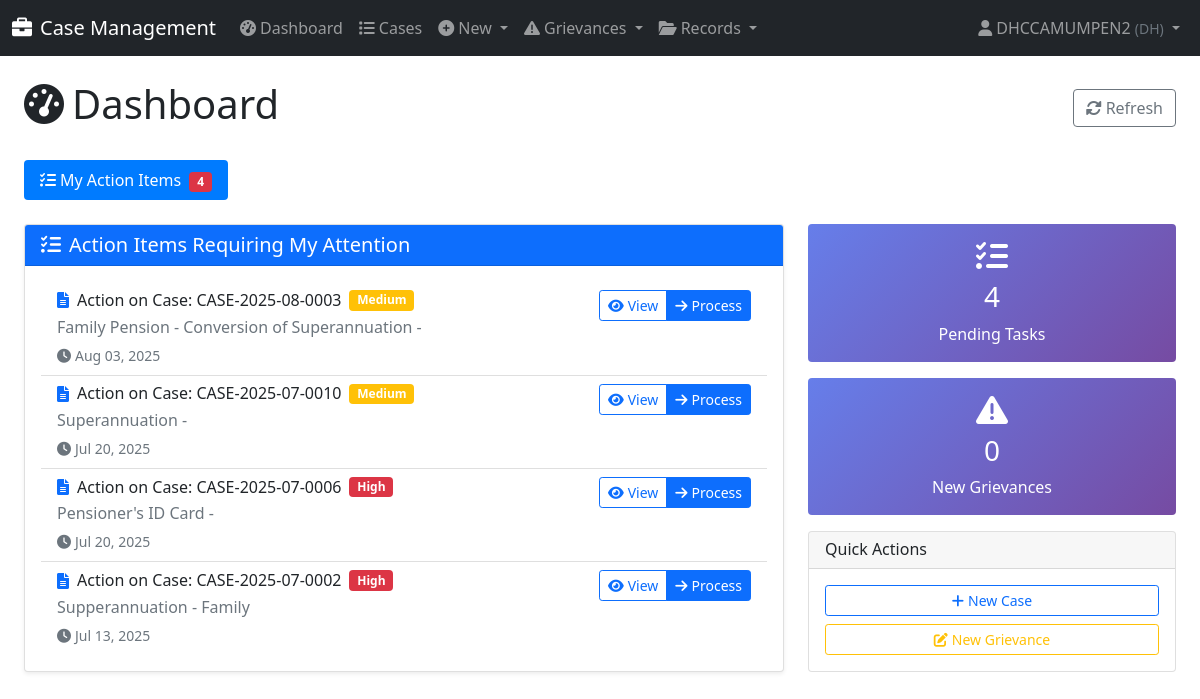
The app's page / (signed in), older data.
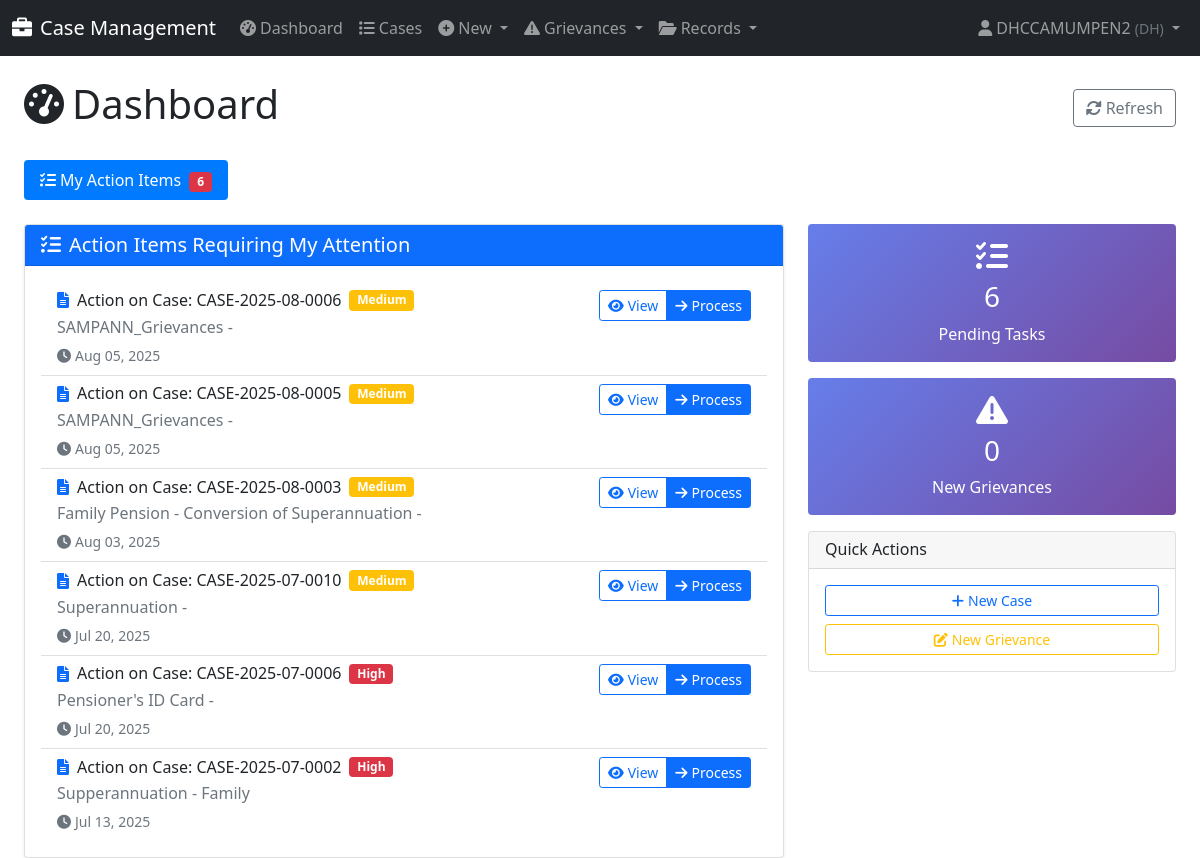
The same page, newer data.
### cases/models.py (models this page shows, shortened)
class Case(models.Model):
    PRIORITY_CHOICES = [
        ('High', 'High'),
        ('Medium', 'Medium'),
        ('Low', 'Low'),
    ]
    STATUS_COLORS = [
        ('Green', 'Green'),
        ('Orange', 'Orange'),
        ('Red', 'Red'),
        ('Blue', 'Blue'),
    ]
    MODE_OF_RECEIPT_CHOICES = [
        ('by_post', 'By Post'),
        ('by_hand', 'By Hand'),
        ('online', 'Online'),
        ('offline', 'Offline'),
        ('email', 'Email'),
        ('in_person', 'In Person'),
    ]
    TYPE_OF_CORRECTION_CHOICES = [
        ('change_of_address', 'Change Of Address'),
        ('change_dob_family', 'Change / Correction of DOB of Family Pensioner'),
        ('change_name', 'Change / Correction of Name of the Pensioner / Family Pensioner'),
        ('other', 'Other'),
    ]
    FRESH_COMPLIANCE_CHOICES = [
        ('fresh', 'Fresh Case'),
        ('compliance', 'Compliance'),
    ]
    TYPE_OF_EMPLOYEE_CHOICES = [
        ('MTNL_IDA', 'MTNL IDA'),
        ('MTNL_CDA', 'MTNL CDA'),
        ('DOT_CDA', 'DOT CDA'),
    ]
    TYPE_OF_PENSION_CHOICES = [
        ('MTNL-IDA', 'MTNL-IDA'),
        ('DOT-CDA', 'DOT-CDA'),
    ]
    TYPE_OF_PENSIONER_CHOICES = [
        ('Superannuation/VR', 'Superannuation / VR'),
        ('Family Pensioner', 'Family Pensioner'),
    ]
    case_id = models.CharField(max_length=50, unique=True, db_index=True)
    registration_date = models.DateTimeField(default=timezone.now)
    case_type = models.ForeignKey(CaseType, on_delete=models.CASCADE)
    sub_category = models.CharField(max_length=100)
    case_title = models.CharField(max_length=500)
    case_description = models.TextField()
    applicant_name = models.CharField(max_length=200)
    ppo_master = models.ForeignKey(PPOMaster, on_delete=models.SET_NULL, null=True, blank=True)
    priority = models.CharField(max_length=10, choices=PRIORITY_CHOICES, default='Medium')
    current_status = models.CharField(max_length=200)
    current_holder = models.ForeignKey(UserProfile, on_delete=models.CASCADE, related_name='current_cases')
    days_in_current_stage = models.IntegerField(default=0)
    total_days_pending = models.IntegerField(default=0)
    expected_completion = models.DateTimeField()
    actual_completion = models.DateTimeField(null=True, blank=True)
    status_color = models.CharField(max_length=10, choices=STATUS_COLORS, default='Green')
    is_completed = models.BooleanField(default=False)
    created_by = models.ForeignKey(User, on_delete=models.CASCADE, related_name='created_cases')
    last_updated_by = models.ForeignKey(User, on_delete=models.CASCADE, related_name='updated_cases')
    last_update_date = models.DateTimeField(auto_now=True)
    ppo_number = models.CharField(max_length=20, blank=True)
    name_pensioner = models.CharField(max_length=200, blank=True)
    mobile_number = models.CharField(max_length=15, blank=True)
    last_lc_done_date = models.DateField(null=True, blank=True)
    kyp_flag = models.BooleanField(default=False)
    mode_of_receipt = models.CharField(max_length=20, choices=MODE_OF_RECEIPT_CHOICES, blank=True)
    date_of_death = models.DateField(null=True, blank=True)
    name_claimant = models.CharField(max_length=200, blank=True)
    relationship = models.CharField(max_length=50, blank=True)
    service_book_enclosed = models.BooleanField(default=False)
    type_of_correction = models.CharField(max_length=30, choices=TYPE_OF_CORRECTION_CHOICES, blank=True)
    original_ppo_submitted = models.BooleanField(default=False)
    fresh_or_compliance = models.CharField(max_length=20, choices=FRESH_COMPLIANCE_CHOICES, blank=True)
    type_of_employee = models.CharField(max_length=20, choices=TYPE_OF_EMPLOYEE_CHOICES, blank=True)
    retiring_employee = models.ForeignKey('RetiringEmployee', on_delete=models.SET_NULL, null=True, blank=True)
    type_of_pension = models.CharField(max_length=20, choices=TYPE_OF_PENSION_CHOICES, blank=True)
    type_of_pensioner = models.CharField(max_length=30, choices=TYPE_OF_PENSIONER_CHOICES, blank=True)
    date_of_retirement = models.DateField(null=True, blank=True)
    assigned_file = models.ForeignKey(
        'IndexRegister',
        on_delete=models.PROTECT,
        null=True,
        blank=True,
        help_text="Index Register file in which this case is being dealt"
    )
    objects = CaseManager()
    class Meta:
        ordering = ['-registration_date']
        indexes = [
            models.Index(fields=['case_id']),
            models.Index(fields=['ppo_number']),
            models.Index(fields=['current_holder', 'is_completed']),
            models.Index(fields=['priority', 'status_color']),
            models.Index(fields=['registration_date']),
        ]

### cases/views.py (the view, shortened to what this page needs)
# urls.py: path('', views.dashboard, name='dashboard'),
@login_required
def dashboard(request):
    user_profile = get_object_or_404(UserProfile, user=request.user)
    now = timezone.now()
    my_own_tasks = []
    my_pending_cases = Case.objects.filter(current_holder=user_profile, is_completed=False)
    for case in my_pending_cases:
        my_own_tasks.append({'type': 'case', 'title': f'Action on Case: {case.case_id}', 'description': case.case_title, 'object': case, 'date': case.last_update_date, 'priority': case.priority})
    my_new_grievances = Grievance.objects.filter(status='NEW', assigned_to=user_profile)
    for grievance in my_new_grievances:
        my_own_tasks.append({'type': 'grievance', 'title': f'New Grievance: {grievance.grievance_id}', 'description': f'From: {grievance.complainant_name}', 'object': grievance, 'date': grievance.date_received, 'priority': 'High'})
    my_new_assigned_grievances_count = my_new_grievances.count()
    my_assigned_grievances_count = Grievance.objects.filter(assigned_to=user_profile).count()
    for task in my_own_tasks:
        if isinstance(task['date'], date) and not isinstance(task['date'], datetime):
            naive_dt = datetime.combine(task['date'], datetime.min.time())
            task['date'] = timezone.make_aware(naive_dt)
    my_own_tasks.sort(key=lambda x: x['date'], reverse=True)
    subordinate_roles = get_subordinate_roles(user_profile.role)
    team_summary = defaultdict(int)
    team_grievance_stats = {}
    team_recent_grievances = None
    stats_cases = Case.objects.all()
    if user_profile.role != 'ADMIN':
        roles_to_view_stats = subordinate_roles + [user_profile.role]
        stats_cases = stats_cases.filter(current_holder__role__in=roles_to_view_stats)
    total_cases_stats = stats_cases.count()
    pending_cases_stats = stats_cases.filter(is_completed=False).count()
    overdue_cases_stats = stats_cases.filter(is_completed=False, expected_completion__lt=now).count()
    completed_cases_stats = total_cases_stats - pending_cases_stats
    context = {
        'my_own_tasks': my_own_tasks,
        'my_new_assigned_grievances_count': my_new_assigned_grievances_count, # Pass the count to the template
        'team_summary': dict(team_summary),
        'team_grievance_stats': team_grievance_stats,
        'team_recent_grievances': team_recent_grievances,
        'completed_cases_stats': completed_cases_stats,
        'has_subordinates': bool(subordinate_roles),
        'is_senior_officer': user_profile.role in ['AO', 'Dy.CCA', 'Jt.CCA', 'CCA', 'Pr.CCA', 'ADMIN'],
        'show_overall_stats': user_profile.role != 'DH',
        'total_cases_stats': total_cases_stats,
        'pending_cases_stats': pending_cases_stats,
        'overdue_cases_stats': overdue_cases_stats,
        'user_profile': user_profile,
    }
    return render(request, 'cases/dashboard.html', context)

### cases/context_processors.py (called while the page is built)
def notifications_context(request):
    if not request.user.is_authenticated:
        return {}
    try:
        user_profile = request.user.userprofile
        new_grievances_count = Grievance.objects.filter(
            assigned_to=user_profile,
            status='NEW'
        ).count()
    except UserProfile.DoesNotExist:
        new_grievances_count = 0
    return {
        'my_new_grievances_count': new_grievances_count,
    }

### cases/models.py (called while the page is built)
def get_subordinate_roles(user_role):
    return ROLE_HIERARCHY.get(user_role, [])

    def get_queryset(self):
        return CaseQuerySet(self.model, using=self._db)

### templates/cases/dashboard.html (shortened to what the changed rows need)
{% extends 'base.html' %}
{% load static %}
{% block content %}
    <div class="container-fluid">
        <div class="d-flex justify-content-between align-items-center mb-4">
            <h1><i class="fas fa-tachometer-alt me-2"></i>Dashboard</h1>
        </div>
        <ul class="nav nav-pills mb-4" id="dashboardTabs" role="tablist">
            <li class="nav-item" role="presentation">
                <button class="nav-link active" id="my-action-items-tab" data-bs-toggle="pill" data-bs-target="#my-action-items" type="button" role="tab">
                    <i class="fas fa-tasks me-1"></i>My Action Items
                    {% if my_own_tasks|length > 0 %}<span class="badge bg-danger ms-1">{{ my_own_tasks|length }}</span>{% endif %}
                </button>
            </li>
        </ul>
        <div class="tab-content" id="dashboardTabContent">
            <div class="tab-pane fade show active" id="my-action-items" role="tabpanel">
                <div class="row">
                    <div class="col-md-8">
                        <div class="card shadow-sm">
                            <div class="card-body">
                                {% if my_own_tasks %}
                                <div class="list-group list-group-flush">
                                    {% for task in my_own_tasks %}
                                    <div class="list-group-item">
                                        <div class="d-flex justify-content-between align-items-start">
                                            <div class="flex-grow-1">
                                                <div class="d-flex align-items-center mb-1">
                                                    {% if task.type == 'case' %}
                                                        <i class="fas fa-file-alt text-primary me-2"></i>
                                                    {% elif task.type == 'grievance' %}
                                                        <i class="fas fa-exclamation-triangle text-warning me-2"></i>
                                                    {% elif task.type == 'approval' %}
                                                        <i class="fas fa-check-circle text-success me-2"></i>
                                                    {% endif %}
                                                    <h6 class="mb-0">{{ task.title }}</h6>
                                                    <span class="badge bg-{% if task.priority == 'High' %}danger{% elif task.priority == 'Medium' %}warning{% else %}secondary{% endif %} ms-2">{{ task.priority }}</span>
                                                </div>
                                                <p class="mb-1 text-muted">{{ task.description }}</p>
                                                <small class="text-muted">
                                                    <i class="fas fa-clock me-1"></i>{{ task.date|date:"M d, Y" }}
                                                </small>
                                            </div>
                                            <div class="btn-group" role="group">
                                                {% if task.type == 'case' %}
                                                <a href="{% url 'case_detail' case_id=task.object.case_id %}" class="btn btn-outline-primary btn-sm">
                                                    <i class="fas fa-eye me-1"></i>View
                                                </a>
                                                <a href="{% url 'move_case' case_id=task.object.case_id %}" class="btn btn-primary btn-sm">
                                                    <i class="fas fa-arrow-right me-1"></i>Process
                                                </a>
                                                {% elif task.type == 'grievance' %}
                                                <a href="{% url 'take_grievance_action' grievance_id=task.object.grievance_id %}" class="btn btn-warning btn-sm">
                                                    <i class="fas fa-cog me-1"></i>Take Action
                                                </a>
                                                {% endif %}
                                            </div>
                                        </div>
                                    </div>
                                    {% endfor %}
                                </div>
                                {% else %}
                                <div class="text-center py-4">
                                    <i class="fas fa-check-circle text-success fa-3x mb-3"></i>
                                    <h5>All caught up!</h5>
                                    <p class="text-muted">You have no pending action items at this time.</p>
                                </div>
                                {% endif %}
                            </div>
                        </div>
                    </div>
                    <div class="col-md-4">
                        <div class="row g-3">
                            <div class="col-12">
                                <div class="card quick-stat-card">
                                    <div class="card-body text-center">
                                        <i class="fas fa-tasks fa-2x mb-2"></i>
                                        <h3>{{ my_own_tasks|length }}</h3>
                                        <p class="mb-0">Pending Tasks</p>
                                    </div>
                                </div>
                            </div>
                        </div>
                    </div>
                </div>
            </div>
        </div>
    </div>
{% endblock %}

Row changes from the older to the newer data that the page shows:
added Case: title "Action on Case: CASE-2025-08-0006", priority "Medium", description "SAMPANN_Grievances -", date "Aug 05, 2025"
added Case: title "Action on Case: CASE-2025-08-0005", priority "Medium", description "SAMPANN_Grievances -", date "Aug 05, 2025"
Text that changed along with them:
{{ my_own_tasks|length }}: "4" → "6"
